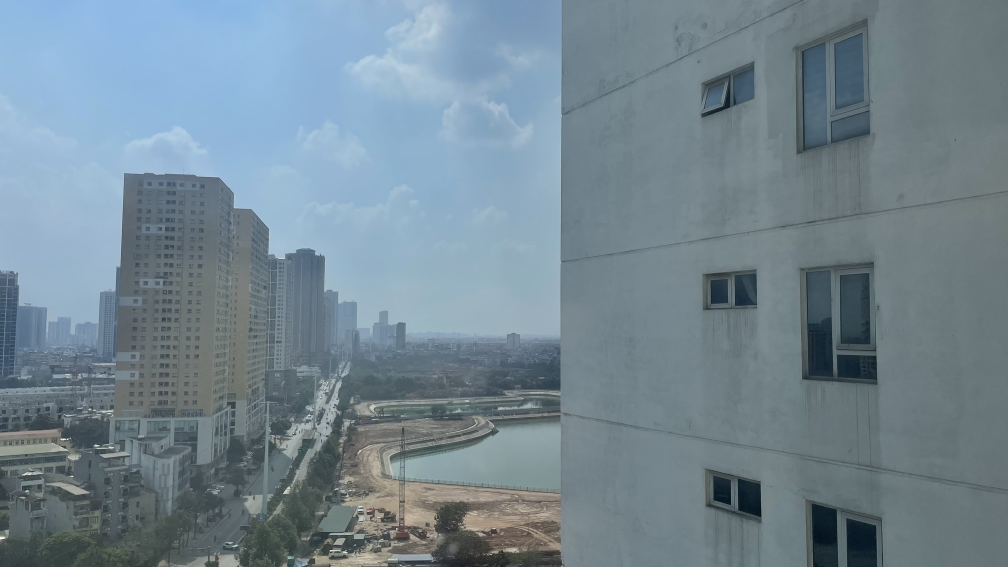
#> input picture 23071036_TongKhanhLy_Code/data/own_photos/part_a/IMG_3115.jpg, 3024 x 1701 px (shown at 1/3 size)
$ python part_a_filtering.py   (older library calls are emulated)
#> lines starting #> are read from the running program, lines starting #| are printed output that depends on the picture
### 23071036_TongKhanhLy_Code/utils.py
"""Shared helpers for the INS3155 midterm project (I/O, tables, figures)."""
import csv
import os
import time
from contextlib import contextmanager

import cv2
import matplotlib

matplotlib.use("Agg")  # headless backend: figures are written to disk
import matplotlib.pyplot as plt  # noqa: E402

ROOT = os.path.dirname(os.path.abspath(__file__))
DATA_DIR = os.path.join(ROOT, "data")
RESULTS_DIR = os.path.join(ROOT, "results")


def out_dir(part: str) -> str:
    """Return (and create) results/<part>/."""
    path = os.path.join(RESULTS_DIR, part)
    os.makedirs(path, exist_ok=True)
    return path


def imread(path: str, flags=cv2.IMREAD_COLOR):
#> called with flags = 0
    img = cv2.imread(path, flags)
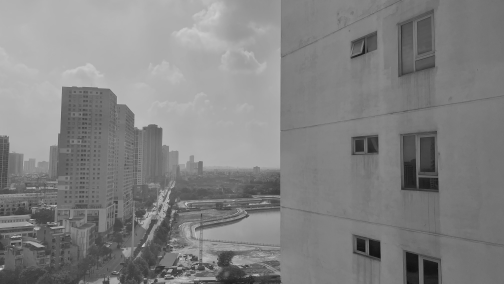
#> img: shape (1701, 3024) (shown at 1/6 size); min 0, max 255, mean 130.3
    if img is None:
        raise FileNotFoundError(f"Cannot read image: {path}")
    return img


def resize_max(img, max_side: int):
    """Downscale so that the longer side is <= max_side (keeps aspect ratio)."""
#> called with max_side = 800
    h, w = img.shape[:2]
    s = max_side / max(h, w)
    if s >= 1:
        return img
    return cv2.resize(img, (int(round(w * s)), int(round(h * s))), interpolation=cv2.INTER_AREA)
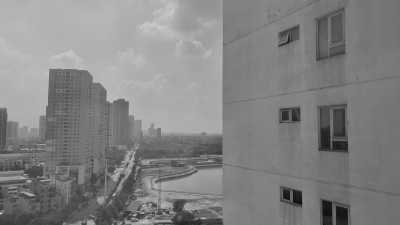
#> returned value: shape (450, 800) (shown at 1/2 size); min 15, max 251, mean 130.3
#| [Part A] image IMG_3115.jpg -> (450, 800)


def bgr2rgb(img):
    return img if img.ndim == 2 else cv2.cvtColor(img, cv2.COLOR_BGR2RGB)


def save_fig(fig, path: str, dpi: int = 130):
    fig.tight_layout()
    fig.savefig(path, dpi=dpi, bbox_inches="tight")
    plt.close(fig)
    print(f"  saved {os.path.relpath(path, ROOT)}")


def write_table(rows, path_no_ext: str, float_fmt: str = "{:.4f}"):
    """Write a list of dicts as both CSV and a Markdown table (handy for the report)."""
    if not rows:
        return
    keys = list(rows[0].keys())
    with open(path_no_ext + ".csv", "w", newline="", encoding="utf-8") as f:
        w = csv.DictWriter(f, fieldnames=keys)
        w.writeheader()
        w.writerows(rows)

    def fmt(v):
        return float_fmt.format(v) if isinstance(v, float) else str(v)

    lines = ["| " + " | ".join(keys) + " |", "|" + "---|" * len(keys)]
    lines += ["| " + " | ".join(fmt(r[k]) for k in keys) + " |" for r in rows]
    with open(path_no_ext + ".md", "w", encoding="utf-8") as f:
        f.write("\n".join(lines) + "\n")
    print(f"  saved {os.path.relpath(path_no_ext, ROOT)}.csv/.md")


@contextmanager
def timer(store: dict, key: str):
    t0 = time.perf_counter()
    yield
    store[key] = (time.perf_counter() - t0) * 1000.0  # milliseconds

### 23071036_TongKhanhLy_Code/metrics.py
"""
Evaluation metrics used in the report (one function per metric, all NumPy/OpenCV).

Part A – filtering      : mse, psnr, ssim, edge_preservation_index, edge_f1, sharpness
Part B – stereo         : disparity_density (valid ratio), lr_consistency, bad_pixel_rate,
                          disparity_epe, disparity_rmse, epipolar_distance, sampson_error,
                          epipolar_line_angle
Part C – stitching      : inlier_ratio, reprojection_errors, reprojection_rmse, overlap_rmse,
                          black_border_ratio, straightness
"""
import cv2
import numpy as np
from skimage.metrics import structural_similarity


# ============================================================================ Part A
def mse(ref, img):
    """Mean Squared Error: (1/N) Σ (I_ref − I)²."""
    return float(np.mean((ref.astype(np.float64) - img.astype(np.float64)) ** 2))


def psnr(ref, img, peak=255.0):
    """Peak Signal-to-Noise Ratio: 10·log10(peak² / MSE) [dB]. Higher = less noise."""
    m = mse(ref, img)
    return float("inf") if m == 0 else float(10 * np.log10(peak ** 2 / m))


def ssim(ref, img):
    """Structural Similarity (Wang et al. 2004): luminance·contrast·structure, in [−1, 1]."""
    return float(structural_similarity(ref, img, data_range=255, channel_axis=-1 if ref.ndim == 3 else None))


def edge_preservation_index(ref, img):
    """EPI (Sattar et al. 1997): normalised correlation of the Laplacian high-pass of the clean
    and the filtered image. 1 = edges perfectly preserved, 0 = edges destroyed."""
    a = cv2.Laplacian(ref.astype(np.float64), cv2.CV_64F)
    b = cv2.Laplacian(img.astype(np.float64), cv2.CV_64F)
    a -= a.mean()
    b -= b.mean()
    return float((a * b).sum() / np.sqrt((a * a).sum() * (b * b).sum() + 1e-12))


def edge_f1(ref, img, low=50, high=150, tol=1):
    """F1 score between Canny edge maps of ref and img (a match may be off by `tol` pixels)."""
    e_ref = cv2.Canny(ref, low, high) > 0
    e_img = cv2.Canny(img, low, high) > 0
    k = np.ones((2 * tol + 1, 2 * tol + 1), np.uint8)
    ref_d = cv2.dilate(e_ref.astype(np.uint8), k) > 0
    img_d = cv2.dilate(e_img.astype(np.uint8), k) > 0
    precision = (e_img & ref_d).sum() / max(e_img.sum(), 1)
    recall = (e_ref & img_d).sum() / max(e_ref.sum(), 1)
    return float(2 * precision * recall / max(precision + recall, 1e-12))


def sharpness(img):
    """Variance of the Laplacian – a standard no-reference focus/sharpness measure."""
    return float(cv2.Laplacian(img, cv2.CV_64F).var())


def filter_report(ref, img):
    """All Part-A metrics in one dict."""
    return dict(PSNR=psnr(ref, img), SSIM=ssim(ref, img), MSE=mse(ref, img),
                EPI=edge_preservation_index(ref, img), EdgeF1=edge_f1(ref, img))


# ============================================================================ Part B
def disparity_density(disp):
    """% of pixels for which the matcher returned a disparity (invalid pixels are NaN)."""
    return float(100.0 * np.mean(np.isfinite(disp)))


# [28 lines left out: functions lr_consistency, bad_pixel_rate, disparity_epe, not called in this run]


def disparity_rmse(disp, gt, gt_valid):
    m = gt_valid & np.isfinite(disp)
    return float(np.sqrt(np.mean((disp[m] - gt[m]) ** 2)))


# [41 lines left out: functions stereo_report, epipolar_distance, sampson_error, epipolar_line_angle, not called in this run]


# ============================================================================ Part C
def inlier_ratio(mask):
    return float(100.0 * np.mean(mask))


# [4 lines left out: function reprojection_errors, not called in this run]


def reprojection_rmse(H, src, dst):
    e = reprojection_errors(H, src, dst)
    return float(np.sqrt(np.mean(e ** 2)))


# [12 lines left out: function overlap_rmse, not called in this run]


def black_border_ratio(pano):
    """% of the panorama's bounding box that is empty (black) – 0 after a perfect crop."""
    return float(100.0 * np.mean(pano.max(axis=2) == 0))


# [10 lines left out: function straightness, not called in this run]

### 23071036_TongKhanhLy_Code/part_a_filtering.py
"""
Part A – Image Filtering and Enhancement
========================================
Input: my own photograph of the place where I live (data/own_photos/part_a/IMG_3115.jpg).
Noise models: additive Gaussian noise (σ = 20) and salt-and-pepper noise (5 %).
Filters: Mean 3/5/7, Gaussian 3/5/7 (+ σ = 0.5 and 2.0 at 5x5), Median 3/5/7,
         Laplacian sharpening (alone and after denoising).

Metrics (against the clean image): PSNR, SSIM, MSE, execution time (median of 7 runs),
plus EPI (edge preservation index) and Edge-F1 for edge preservation.

Usage:
    python part_a_filtering.py                       # own photo
    python part_a_filtering.py --image other.jpg     # any image
"""
import argparse
import os

import cv2
import matplotlib.pyplot as plt
import numpy as np

from metrics import filter_report, psnr, sharpness
from utils import DATA_DIR, imread, out_dir, resize_max, save_fig, timer, write_table

RNG_SEED = 42
PART_A_IMAGE = os.path.join(DATA_DIR, "own_photos", "part_a", "IMG_3115.jpg")


# ----------------------------------------------------------------------------- noise models
def add_gaussian_noise(img, sigma=20.0, seed=RNG_SEED):
#> called with sigma = 20, seed = 42
    rng = np.random.default_rng(seed)
    noisy = img.astype(np.float32) + rng.normal(0.0, sigma, img.shape)
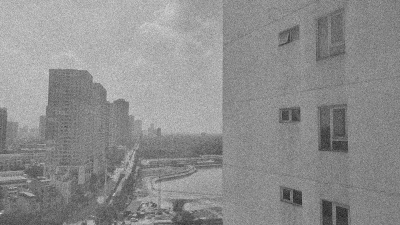
#> noisy: shape (450, 800) float64 (shown at 1/2 size); min -53.33, max 276.2, mean 130.3; drawn with min black and max white
    return np.clip(noisy, 0, 255).astype(np.uint8)


def add_salt_pepper(img, amount=0.05, seed=RNG_SEED):
#> called with amount = 0.05, seed = 42
    rng = np.random.default_rng(seed)
    noisy = img.copy()
    r = rng.random(img.shape[:2])
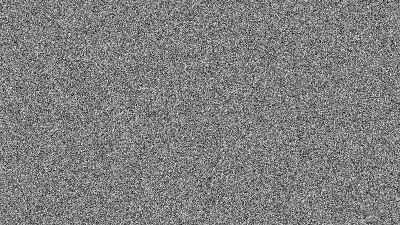
#> r: shape (450, 800) float64 (shown at 1/2 size); min 3.83e-06, max 1, mean 0.5
    noisy[r < amount / 2] = 0          # pepper
    noisy[r > 1 - amount / 2] = 255    # salt
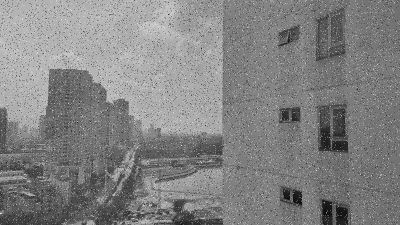
#> noisy: shape (450, 800) (shown at 1/2 size); min 0, max 255, mean 130.2
    return noisy


# ----------------------------------------------------------------------------- filters
def mean_filter(img, k):
    """Box filter: every output pixel is the average of a k x k window."""
    return cv2.blur(img, (k, k))


def gaussian_filter(img, k, sigma=0):
    """Weighted average with a 2-D Gaussian kernel G(x,y)=exp(-(x²+y²)/2σ²)/(2πσ²).
    sigma=0 lets OpenCV derive σ = 0.3*((k-1)*0.5 - 1) + 0.8 from k."""
    return cv2.GaussianBlur(img, (k, k), sigma)


def median_filter(img, k):
    """Non-linear: replaces each pixel with the median of its k x k neighbourhood."""
    return cv2.medianBlur(img, k)


def laplacian_sharpen(img, alpha=1.0, ksize=1):
    """g = f - α ∇²f with the 4-neighbour kernel [[0,1,0],[1,-4,1],[0,1,0]] (ksize=1).
    The kernel centre is negative, so subtracting the Laplacian boosts edges."""
    f = img.astype(np.float32)
    lap = cv2.Laplacian(f, cv2.CV_32F, ksize=ksize)
    return np.clip(f - alpha * lap, 0, 255).astype(np.uint8)


# ----------------------------------------------------------------------------- metrics
def evaluate(ref, img):
    """PSNR, SSIM, EPI, Edge-F1 (+MSE) – implemented in metrics.py."""
    return filter_report(ref, img)


# ----------------------------------------------------------------------------- experiment
KERNELS = (3, 5, 7)
GAUSS_SIGMAS = {3: 0.8, 5: 1.1, 7: 1.4}          # OpenCV's default σ for each kernel size
EXTRA_SIGMAS = (0.5, 2.0)                        # σ study at a fixed 5x5 kernel


def build_filter_bank():
    """(name, function) – kernel sizes 3/5/7 for every filter and several σ for the Gaussian."""
    bank = []
    for k in KERNELS:
        bank.append((f"Mean {k}x{k}", lambda x, k=k: mean_filter(x, k)))
    for k in KERNELS:
        s = GAUSS_SIGMAS[k]
        bank.append((f"Gaussian {k}x{k} σ={s}", lambda x, k=k, s=s: gaussian_filter(x, k, s)))
    for s in EXTRA_SIGMAS:
        bank.append((f"Gaussian 5x5 σ={s}", lambda x, s=s: gaussian_filter(x, 5, s)))
    for k in KERNELS:
        bank.append((f"Median {k}x{k}", lambda x, k=k: median_filter(x, k)))
    # Laplacian sharpening alone on a noisy image amplifies noise; the useful pipeline is
    # "denoise first, then sharpen". Both are reported so the difference is visible.
    bank.append(("Laplacian sharpen (raw)", lambda x: laplacian_sharpen(x, 0.5)))
    bank.append(("Gaussian 5x5 + Laplacian", lambda x: laplacian_sharpen(gaussian_filter(x, 5, 1.1), 0.5)))
    bank.append(("Median 3x3 + Laplacian", lambda x: laplacian_sharpen(median_filter(x, 3), 0.5)))
    return bank


def timed(fn, x, repeats=7):
    """Run fn(x) several times and return (result, median runtime in ms) – stable timings."""
    times = []
    for _ in range(repeats):
        t = {}
        with timer(t, "ms"):
            res = fn(x)
        times.append(t["ms"])
    return res, float(np.median(times))


def side_by_side(clean, noisy, outputs, title, path, crop=None):
    """Original | Noisy | each filter, optionally zoomed into `crop` = (y0, y1, x0, x1)."""
    panels = [("Original", clean), ("Noisy", noisy)] + outputs
    if crop is not None:
        y0, y1, x0, x1 = crop
        panels = [(n, im[y0:y1, x0:x1]) for n, im in panels]
    ref = panels[0][1]
    cols = 4
    rows = int(np.ceil(len(panels) / cols))
    fig, axes = plt.subplots(rows, cols, figsize=(4.2 * cols, 3.6 * rows))
    for ax in axes.ravel():
        ax.axis("off")
    for ax, (name, im) in zip(axes.ravel(), panels):
        ax.imshow(im, cmap="gray", vmin=0, vmax=255, interpolation="nearest")
        label = name if name == "Original" else f"{name}\nPSNR {psnr(ref, im):.2f} dB"
        ax.set_title(label, fontsize=10)
    fig.suptitle(title, fontsize=14, fontweight="bold")
    save_fig(fig, path)


def line_profile(clean, noisy, outputs, row, path, title):
    """Intensity profile along one image row: shows how each filter treats an edge."""
    fig, ax = plt.subplots(figsize=(11, 4))
    ax.plot(noisy[row], color="0.75", lw=0.8, label="Noisy")
    ax.plot(clean[row], color="black", lw=2, label="Original")
    for name, im in outputs:
        ax.plot(im[row], lw=1.2, label=name)
    ax.set_xlabel("x (pixel)")
    ax.set_ylabel("Intensity")
    ax.set_title(title)
    ax.legend(ncol=3, fontsize=8)
    save_fig(fig, path)


def bar_chart(rows, path):
    """PSNR, SSIM and runtime of every filter for both noise models."""
    noises = list(dict.fromkeys(r["Noise"] for r in rows))
    filters = [r["Filter"] for r in rows if r["Noise"] == noises[0]]
    fig, axes = plt.subplots(3, 1, figsize=(15, 13), sharex=True)
    x = np.arange(len(filters))
    w = 0.38
    for ax, metric, unit in zip(axes, ("PSNR", "SSIM", "Time_ms"), ("dB", "", "ms")):
        for i, noise in enumerate(noises):
            vals = [next(r[metric] for r in rows if r["Noise"] == noise and r["Filter"] == f) for f in filters]
            ax.bar(x + (i - 0.5) * w, vals, w, label=noise)
        ax.set_ylabel(f"{metric} {unit}".strip())
        ax.grid(axis="y", alpha=0.3)
        ax.legend()
    axes[-1].set_xticks(x)
    axes[-1].set_xticklabels(filters, rotation=40, ha="right", fontsize=9)
    fig.suptitle("PSNR, SSIM (higher is better) and runtime (lower is better) of every filter", fontweight="bold")
    save_fig(fig, path)


def kernel_size_plot(rows, path):
    """Parameter sensitivity: PSNR and EPI versus kernel size for the three smoothing filters."""
    noises = list(dict.fromkeys(r["Noise"] for r in rows))
    fig, axes = plt.subplots(1, 2, figsize=(13, 4.5))
    for ax, metric in zip(axes, ("PSNR", "EPI")):
        for noise, ls in zip(noises, ("-", "--")):
            for fam in ("Mean", "Gaussian", "Median"):
                vals = []
                for k in KERNELS:
                    name = f"Gaussian {k}x{k} σ={GAUSS_SIGMAS[k]}" if fam == "Gaussian" else f"{fam} {k}x{k}"
                    vals.append(next(r[metric] for r in rows if r["Noise"] == noise and r["Filter"] == name))
                ax.plot(KERNELS, vals, ls, marker="o", label=f"{fam} – {noise}")
        ax.set_xticks(KERNELS)
        ax.set_xlabel("kernel size k (k×k)")
        ax.set_ylabel(metric)
        ax.grid(alpha=0.3)
    axes[0].legend(fontsize=8)
    fig.suptitle("Kernel-size sensitivity: more smoothing removes more noise but erases edges", fontweight="bold")
    save_fig(fig, path)


def sharpening_demo(clean, out):
    """Laplacian as *enhancement*: recover detail of a slightly blurred (noise-free) image."""
    blurred = gaussian_filter(clean, 5, 1.5)
    results = [("Blurred input", blurred)]
    rows = []
    for alpha in (0.5, 1.0, 2.0):
        sharp = laplacian_sharpen(blurred, alpha)
        results.append((f"Sharpened α={alpha}", sharp))
    for name, im in results:
        m = evaluate(clean, im)
        m["Sharpness (var ∇²)"] = sharpness(im)
        rows.append({"Image": name, **m})
    rows.insert(0, {"Image": "Original", **evaluate(clean, clean),
                    "Sharpness (var ∇²)": sharpness(clean)})
    write_table(rows, os.path.join(out, "laplacian_sharpening_metrics"))

    fig, axes = plt.subplots(1, len(results) + 1, figsize=(4.2 * (len(results) + 1), 4))
    for ax, (name, im) in zip(axes, [("Original", clean)] + results):
        ax.imshow(im, cmap="gray", vmin=0, vmax=255)
        ax.set_title(name)
        ax.axis("off")
    fig.suptitle("Laplacian sharpening as enhancement (g = f − α∇²f)", fontweight="bold")
    save_fig(fig, os.path.join(out, "A3_laplacian_sharpening.png"))

    # halo / ringing: profile across the strongest horizontal edge of the image
    gx = np.abs(cv2.Sobel(clean.astype(np.float32), cv2.CV_32F, 1, 0, ksize=3))
    y, x = np.unravel_index(np.argmax(cv2.blur(gx, (1, 9))), gx.shape)
    x0, x1 = max(x - 25, 0), min(x + 25, clean.shape[1])
    fig, ax = plt.subplots(figsize=(11, 4))
    ax.plot(range(x0, x1), clean[y, x0:x1], color="black", lw=2.5, label="Original")
    for name, im in results:
        ax.plot(range(x0, x1), im[y, x0:x1], lw=1.4, label=name)
    ax.set_xlabel("x (pixel)"); ax.set_ylabel("Intensity")
    ax.set_title(f"Row {y}: overshoot on both sides of the edge = halo / ringing (grows with α)")
    ax.legend(fontsize=9); ax.grid(alpha=0.3)
    save_fig(fig, os.path.join(out, "A6_halo_profile.png"))


def main(image_path, tag=None, crop=None):
    """crop = (top, bottom) as fractions of the height, e.g. (0.45, 1.0) keeps the lower part
    of a night photo (the dark, clipped sky would make the metrics look artificially good)."""
    tag = tag or os.path.splitext(os.path.basename(image_path))[0]
    out = out_dir(os.path.join("part_a", tag))
    clean = imread(image_path, cv2.IMREAD_GRAYSCALE)
    if crop is not None:
        h = clean.shape[0]
        clean = clean[int(crop[0] * h):int(crop[1] * h)]
    clean = resize_max(clean, 800)
    print(f"[Part A] image {os.path.basename(image_path)} -> {clean.shape}")

    noises = {
        "Gaussian σ=20": add_gaussian_noise(clean, 20),
        "Salt&Pepper 5%": add_salt_pepper(clean, 0.05),
    }
    bank = build_filter_bank()
    rows = []
    h, w = clean.shape
    crop = (h // 3, h // 3 + h // 4, w // 3, w // 3 + w // 4)      # zoom window for detail

    for idx, (noise_name, noisy) in enumerate(noises.items(), start=1):
        rows.append({"Noise": noise_name, "Filter": "(no filter)", **evaluate(clean, noisy), "Time_ms": 0.0})
        outputs = []
        for name, fn in bank:
            res, ms = timed(fn, noisy)
            outputs.append((name, res))
            rows.append({"Noise": noise_name, "Filter": name, **evaluate(clean, res), "Time_ms": ms})
            fname = name.replace(" ", "_").replace("+", "plus").replace("σ=", "s")
            cv2.imwrite(os.path.join(out, f"noise{idx}_{fname}.png"), res)
        cv2.imwrite(os.path.join(out, f"noise{idx}_noisy.png"), noisy)

        tag = "gaussian" if idx == 1 else "saltpepper"
        side_by_side(clean, noisy, outputs, f"Part A – {noise_name}: original, noisy and filtered",
                     os.path.join(out, f"A1_{tag}_side_by_side.png"))
        side_by_side(clean, noisy, outputs, f"Part A – {noise_name}: zoomed detail (edge preservation)",
                     os.path.join(out, f"A2_{tag}_zoom.png"), crop=crop)
        pick = [o for o in outputs if o[0] in ("Mean 5x5", "Gaussian 5x5 σ=1.1", "Median 5x5")]
        line_profile(clean, noisy, pick, h // 2, os.path.join(out, f"A4_{tag}_line_profile.png"),
                     f"Row {h // 2} intensity profile – {noise_name}")
#> this loop made 2 passes
#> (idx, noise_name, tag) on passes 1 to 2: (1, 'Gaussian σ=20', 'gaussian'), (2, 'Salt&Pepper 5%', 'saltpepper')
#> (printed output is left out)
#> pass 1, in edge_preservation_index, `a = cv2.Laplacian(ref.astype(np.float64), cv2.CV_64F)`:
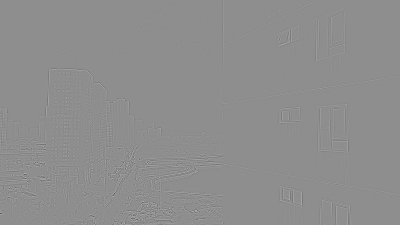
#> a: shape (450, 800) float64 (shown at 1/2 size); min -313, max 248, mean 0; drawn with min black and max white
#> pass 1, in edge_preservation_index, `b = cv2.Laplacian(img.astype(np.float64), cv2.CV_64F)`:
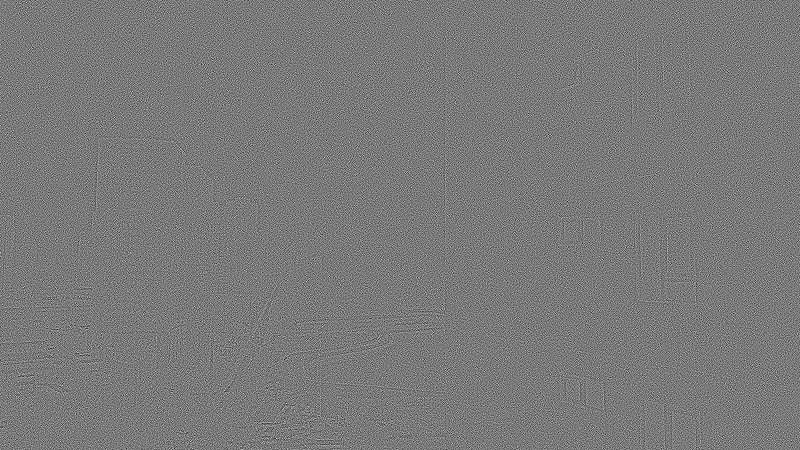
#> b: shape (450, 800) float64; min -435, max 472, mean 0; drawn with min black and max white
#> after the loop, rows = 30 items

    cv2.imwrite(os.path.join(out, "original_gray.png"), clean)
    write_table(rows, os.path.join(out, "filter_metrics"))
#> (the rest of the program and of its run is left out)
